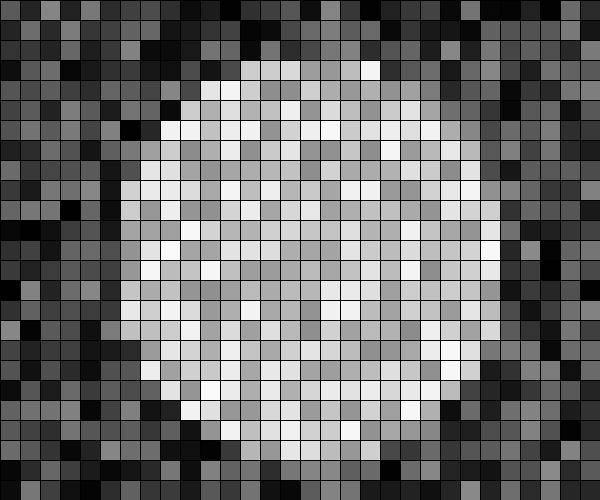
Frame 1 (no input)
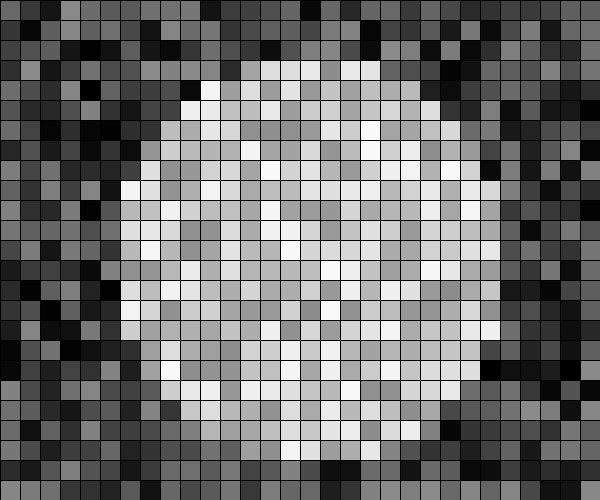
Frame 60 (the mouse pressed at the canvas centre just before this capture)
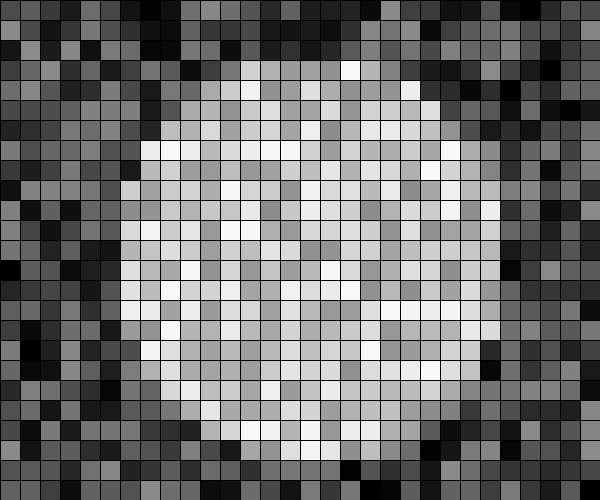
Frame 120 (the mouse held since frame 60 and released just before this capture)

The Processing sketch that drew these frames (run headless with seeded random() and noise(); from frame 60 on, the mouse is pressed at the canvas centre):

// Processing sketch: randomcolorgrid_3
// ── randomcolorgrid_3.pde
void setup(){

  size(600, 500);
  background(0);        
  
}

void draw(){

   for(int i=0; i<height; i=i+20){
    for(int j=0; j<width; j=j+20){    
      // j refers to x value and i refers to y value
        
      if(dist(width/2, height/2, j, i) > 200){    
        fill(random(0, 140));
      }else{
        fill(random(140, 250));    
      }
      
      rect(j, i, 20, 20);      
    
    } // end of j loop
  } // end of i loop



} // end of draw 
